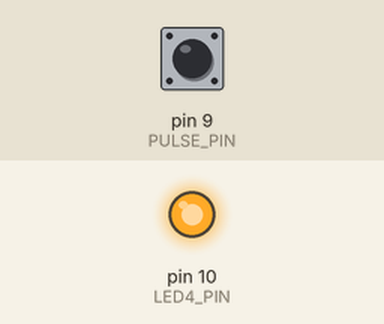
Recording of a sketch running on a simulated Arduino Uno, built with avr-gcc and run on an emulated ATmega328P. On the bench: output pins drawn as LEDs (lit = HIGH). The test bench sets the inputs (shaded band); at power-on: pin 9 (PULSE_PIN) HIGH.

Above: at 1.2 s.
1.3 s: pin 9 (PULSE_PIN) pulled LOW for 0.15 s
At 2.1 s:
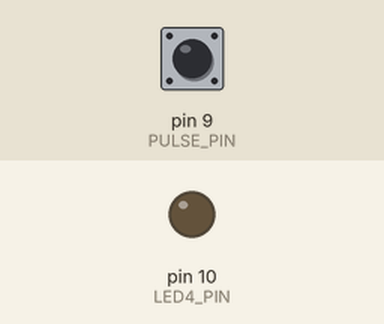
4.4 s: pin 9 (PULSE_PIN) pulled LOW for 1 s
At 7.9 s:
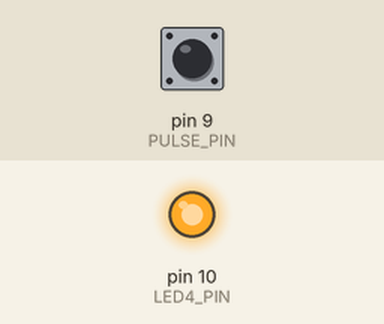
8.4 s: pin 9 (PULSE_PIN) pulled LOW for 3.2 s
At 8.7 s:
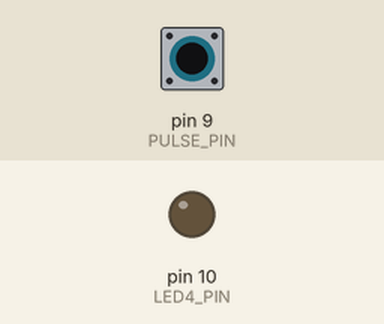
Timing chart, 0 to 15.9 s (numbered marks = the images above; inputs shaded):
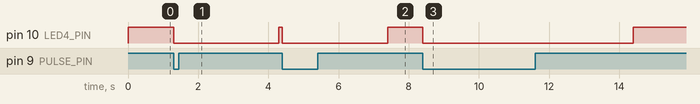

Measured:
- after the input at 1.3 s, pin 10 (LED4_PIN): HIGH → LOW at once, → HIGH 3.0 s later
- after the input at 4.4 s, pin 10 (LED4_PIN): HIGH → LOW at once, → HIGH 3.0 s later
- after the input at 8.4 s, pin 10 (LED4_PIN): HIGH → LOW at once, → HIGH 6.0 s later

The sketch:

ex_1_3_4.ino
```cpp
/* *******************************
* Exercise 1.3.4 : 1 second lighten up led
********************************** */

// Define pin mapping
//  - no memory used for defines (C preprocessor)
//  - always useful since we only check pinout once
#define PULSE_PIN     9
#define LED1_PIN      13
#define LED2_PIN      12
#define LED3_PIN      11
#define LED4_PIN      10
#define LED_ON        LOW
#define LED_OFF       HIGH

// Declare the only led used
  int led = LED4_PIN; // LED connected to pin 10

// Executed once to set pins, variables, ...
void setup() {
  // Set pins mode
    pinMode(PULSE_PIN,    INPUT_PULLUP); // Enable intern pull-up resistor of Arduino
    pinMode(led,          OUTPUT);

  // Initiatilze led
    digitalWrite(led,     LED_OFF);
}

// Executed over and over (infinite loop)
void loop() {
  /* Standard coding 1 */
    // int button  = digitalRead(PULSE_PIN);

    // if(bouton == LOW){
    //   digitalWrite(led, LED_ON);
    //   delay(3000);
    //   digitalWrite(led, LED_OFF);
    // }
    // else
    // {
    //   digitalWrite(led, LED_OFF);
    // }

  /* Spicy coding */
  // Input is a pulse so we can expect it to last less than 3 seconds
    if(!digitalRead(PULSE_PIN)){
      digitalWrite(led, LED_ON);
      delay(3000);
    }
    else
    {
      digitalWrite(led, LED_OFF);
    }

}
```
